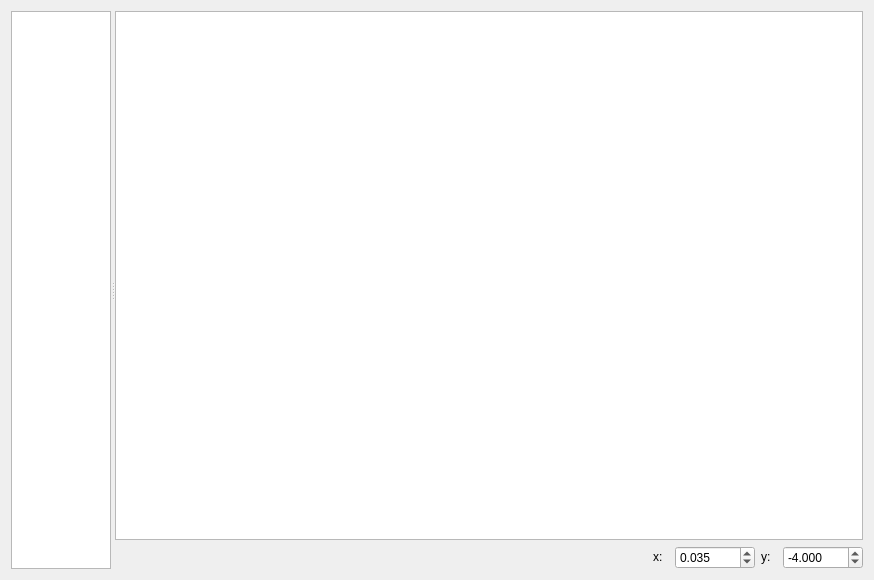
<?xml version="1.0" encoding="UTF-8"?>
<ui version="4.0">
 <class>Form</class>
 <widget class="QWidget" name="Form">
  <property name="geometry">
   <rect>
    <x>0</x>
    <y>0</y>
    <width>874</width>
    <height>580</height>
   </rect>
  </property>
  <property name="windowTitle">
   <string>Form</string>
  </property>
  <layout class="QGridLayout" name="gridLayout" rowstretch="0">
   <item row="0" column="0">
    <widget class="QSplitter" name="splitter">
     <property name="orientation">
      <enum>Qt::Horizontal</enum>
     </property>
     <widget class="QListWidget" name="listWidget">
      <property name="sizePolicy">
       <sizepolicy hsizetype="Fixed" vsizetype="Expanding">
        <horstretch>0</horstretch>
        <verstretch>0</verstretch>
       </sizepolicy>
      </property>
      <property name="maximumSize">
       <size>
        <width>100</width>
        <height>16777215</height>
       </size>
      </property>
      <property name="baseSize">
       <size>
        <width>100</width>
        <height>0</height>
       </size>
      </property>
      <property name="editTriggers">
       <set>QAbstractItemView::DoubleClicked|QAbstractItemView::EditKeyPressed|QAbstractItemView::SelectedClicked</set>
      </property>
      <property name="selectionMode">
       <enum>QAbstractItemView::ExtendedSelection</enum>
      </property>
     </widget>
     <widget class="QWidget" name="layoutWidget">
      <layout class="QVBoxLayout" name="verticalLayout">
       <item>
        <widget class="QGraphicsView" name="graphicsView">
         <property name="baseSize">
          <size>
           <width>0</width>
           <height>0</height>
          </size>
         </property>
         <property name="frameShape">
          <enum>QFrame::StyledPanel</enum>
         </property>
         <property name="lineWidth">
          <number>2</number>
         </property>
         <property name="midLineWidth">
          <number>2</number>
         </property>
         <property name="renderHints">
          <set>QPainter::Antialiasing|QPainter::HighQualityAntialiasing|QPainter::TextAntialiasing</set>
         </property>
        </widget>
       </item>
       <item>
        <layout class="QHBoxLayout" name="horizontalLayout_2">
         <item>
          <spacer name="horizontalSpacer_2">
           <property name="orientation">
            <enum>Qt::Horizontal</enum>
           </property>
           <property name="sizeHint" stdset="0">
            <size>
             <width>40</width>
             <height>20</height>
            </size>
           </property>
          </spacer>
         </item>
         <item>
          <widget class="QLabel" name="label_2">
           <property name="minimumSize">
            <size>
             <width>16</width>
             <height>16</height>
            </size>
           </property>
           <property name="maximumSize">
            <size>
             <width>16</width>
             <height>16</height>
            </size>
           </property>
           <property name="text">
            <string>x:</string>
           </property>
          </widget>
         </item>
         <item>
          <widget class="QDoubleSpinBox" name="spin_scaleX">
           <property name="minimumSize">
            <size>
             <width>80</width>
             <height>0</height>
            </size>
           </property>
           <property name="decimals">
            <number>3</number>
           </property>
           <property name="minimum">
            <double>-99.000000000000000</double>
           </property>
           <property name="value">
            <double>0.035000000000000</double>
           </property>
          </widget>
         </item>
         <item>
          <widget class="QLabel" name="label_3">
           <property name="minimumSize">
            <size>
             <width>16</width>
             <height>16</height>
            </size>
           </property>
           <property name="maximumSize">
            <size>
             <width>16</width>
             <height>16</height>
            </size>
           </property>
           <property name="text">
            <string>y:</string>
           </property>
          </widget>
         </item>
         <item>
          <widget class="QDoubleSpinBox" name="spin_scaleY">
           <property name="minimumSize">
            <size>
             <width>80</width>
             <height>0</height>
            </size>
           </property>
           <property name="decimals">
            <number>3</number>
           </property>
           <property name="minimum">
            <double>-99.989999999999995</double>
           </property>
           <property name="value">
            <double>-4.000000000000000</double>
           </property>
          </widget>
         </item>
        </layout>
       </item>
      </layout>
     </widget>
    </widget>
   </item>
  </layout>
 </widget>
 <resources/>
 <connections/>
</ui>
